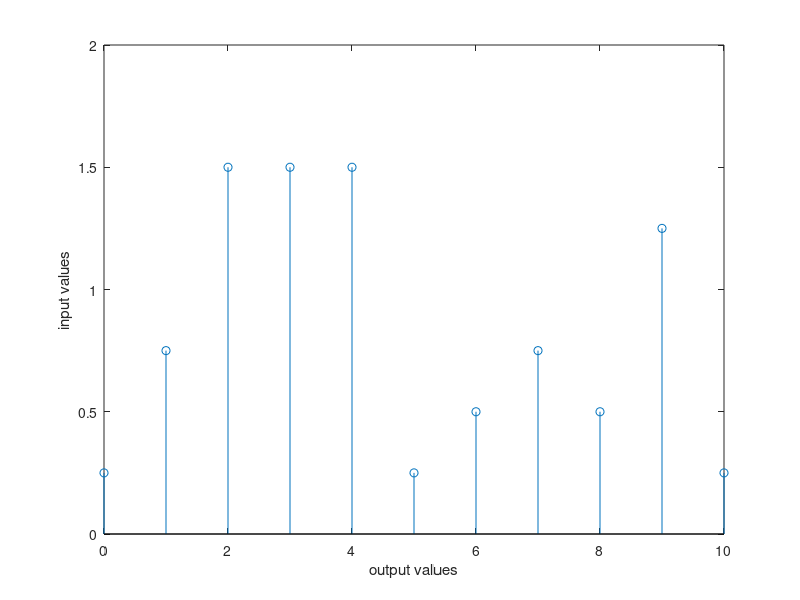

This figure's MATLAB source:
clear;
clc;

x = [1 2 3 0 1 -3 4 1];
B = [.25 .25 .25 .25];

padded_x = [x zeros(1, length(B)-1)];
n = 0:(length(x) + length(B) - 2);
y = filter(B, 1, padded_x); % Does the convolution

stem(n, y);
xlabel('output values');
ylabel('input values');